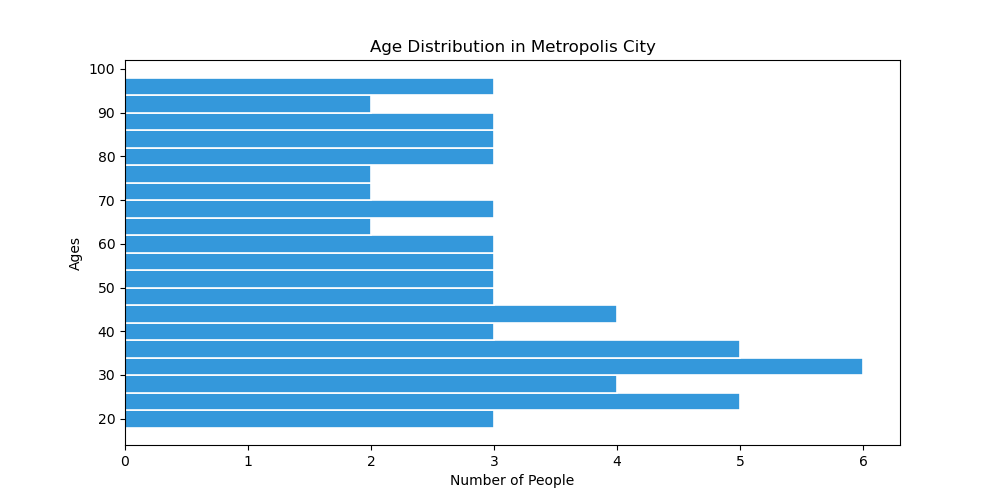

Recreate this plot in Python.

import matplotlib.pyplot as plt

# Data points representing ages
ages = [
    18, 19, 21, 23, 23, 24, 25, 25, 26, 27, 27, 28, 30, 30, 31, 32, 32, 33, 34, 35,
    35, 36, 37, 39, 40, 41, 42, 43, 44, 45, 46, 47, 49, 50, 51, 53, 54, 55, 56, 58,
    60, 61, 63, 64, 66, 68, 69, 70, 72, 74, 76, 78, 78, 80, 82, 83, 85, 87, 88, 89,
    91, 93, 95, 96, 98
]

plt.figure(figsize=(10, 5))  # Change width and height of the chart

# Create histogram with modified properties
plt.hist(ages, bins=20, orientation='horizontal', color='#3498db', edgecolor='#ffffff', linewidth=1.2)

plt.title('Age Distribution in Metropolis City')  # Changed topic and title of the histogram
plt.xlabel('Number of People')  # This becomes the y-label, as the histogram is horizontal
plt.ylabel('Ages')  # This becomes the x-label

# Display the histogram
plt.show()
